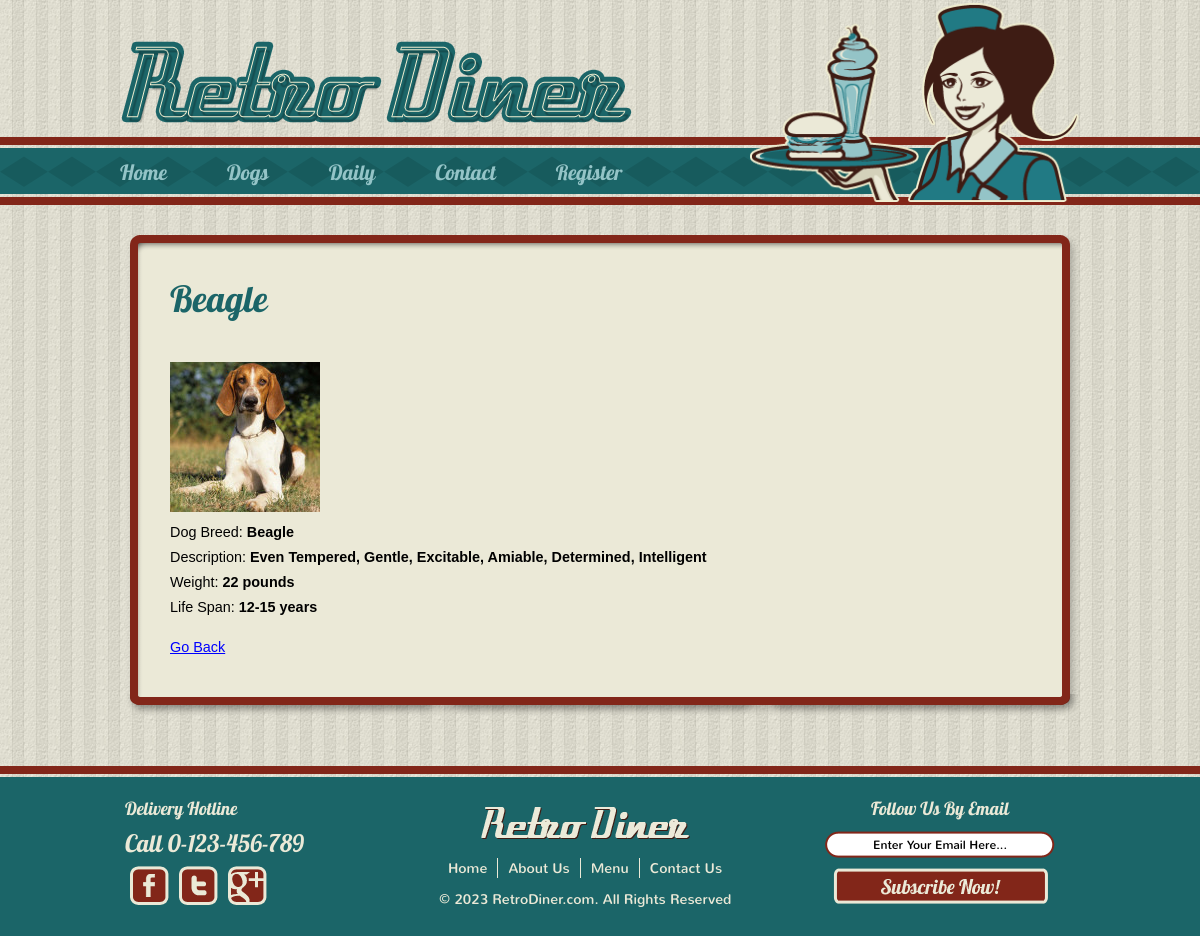
Screenshot of /dog_view.php?id=3 with the database file from the repository.
### tables this page shows
CREATE TABLE `Dogs` (
  `DogID` int(10) unsigned NOT NULL AUTO_INCREMENT,
  `Dog` varchar(50) DEFAULT NULL,
  `Description` text,
  `Weight` varchar(50) DEFAULT NULL,
  `LifeSpan` varchar(50) DEFAULT NULL,
  PRIMARY KEY (`DogID`)
);

### dog_view.php (the view, shortened to what this page needs)
<?php include "includes/config.php";?>
<?php
if(isset($_GET['id']))
{
    $id = (int)$_GET['id'];
}else{
    header('Location:dog_list.php');
}
$iConn = mysqli_connect(DB_HOST,DB_USER,DB_PASSWORD,DB_NAME);
$sql = "select * from Dogs where DogID = $id";
    $result = mysqli_query($iConn,$sql);
    if(mysqli_num_rows($result) > 0)
    {
        while($row = mysqli_fetch_assoc($result))
        {
            $Dog = stripslashes($row['Dog']);
            $Description = stripslashes($row['Description']);
            $Weight = stripslashes($row['Weight']);
			$LifeSpan = stripslashes($row['LifeSpan']);
            $pageID = $Dog;
            $Feedback = '';
        }
    }else
    {
        $Feedback = '<p>This dog does not exist</p>';
    }
?>
<?php include "includes/header.php";?>
<div>
    <h1><?=$pageID?></h1>
<?php
	if($Feedback == '')
	{
	       echo '<p>';
		   echo '<img src="uploads/dog' . $id . '.jpg" />' . '<br>';
           echo 'Dog Breed: ' . '<b>' . $Dog . '</b>' . '<br>';
           echo 'Description: ' . '<b>' . $Description . '</b>' . '<br>';
           echo 'Weight: ' . '<b>' . $Weight . '</b>' . '<br>';
		   echo 'Life Span: ' . '<b>' . $LifeSpan . '</b>' . '<br>';
		   echo '</p>';
	}else{
		echo $Feedback;
	}
           echo '<p><a href="dog_list.php">Go Back</a></p>';
?>
</div>
<?php include "includes/footer.php";?>

### css/style.css (style rules this page uses)
body { margin :0; padding :0; background :url("../images/bg-body.jpg"); line-height :25px; }
a { outline :0; }
img { border :0; }
#header div ul.navigation li { float :left; }
#body #content div { width :960px; background :transparent url("../images/bg-content-bottom.png"); background-position :center bottom; background-repeat :no-repeat; padding-bottom :22px; }
#body #content div div { width :860px; padding :10px 50px 20px 50px; background :transparent url("../images/bg-content.png"); background-position :center center; background-repeat :repeat-y; }
#body #content div div h1 { font-family :'Lobster1.4Regular'; font-size :36px; color :#1b6568; font-weight :normal; margin-bottom :50px; }

### css/formstyle.css (style rules this page uses)
body { font-size: .9em; font-family: Verdana, Geneva, Arial, Helvetica, sans-serif; padding:0; margin:0; background-color:#ffffff; }
a { font-family:Verdana, Arial, Helvetica, sans-serif; }
a:link { color: #00f; }

### rows the page displays
dogs: Dog "Beagle", Description "Even Tempered, Gentle, Excitable, Amiable, Determined, Intelligent", Weight "22 pounds", LifeSpan "12-15 years"

### other values shown
$label "Home"
$label "Dogs"
$label "Daily"
$label "Contact"
$label "Register"
